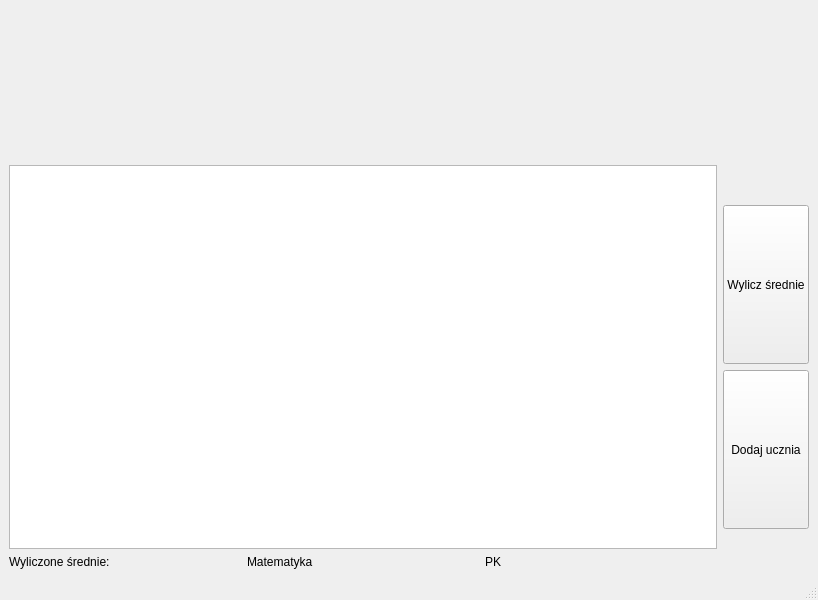
<?xml version="1.0" encoding="UTF-8"?>
<ui version="4.0">
 <class>MainWindow</class>
 <widget class="QMainWindow" name="MainWindow">
  <property name="geometry">
   <rect>
    <x>0</x>
    <y>0</y>
    <width>818</width>
    <height>600</height>
   </rect>
  </property>
  <property name="windowTitle">
   <string>MainWindow</string>
  </property>
  <property name="autoFillBackground">
   <bool>false</bool>
  </property>
  <widget class="QWidget" name="centralwidget">
   <layout class="QGridLayout" name="gridLayout_5">
    <item row="0" column="0">
     <layout class="QGridLayout" name="gridLayout_4">
      <item row="0" column="1">
       <widget class="QLabel" name="logo_pix">
        <property name="sizePolicy">
         <sizepolicy hsizetype="Expanding" vsizetype="MinimumExpanding">
          <horstretch>0</horstretch>
          <verstretch>0</verstretch>
         </sizepolicy>
        </property>
        <property name="maximumSize">
         <size>
          <width>500</width>
          <height>150</height>
         </size>
        </property>
        <property name="text">
         <string/>
        </property>
        <property name="scaledContents">
         <bool>true</bool>
        </property>
        <property name="alignment">
         <set>Qt::AlignLeading|Qt::AlignLeft|Qt::AlignVCenter</set>
        </property>
       </widget>
      </item>
      <item row="0" column="0">
       <spacer name="horizontalSpacer">
        <property name="orientation">
         <enum>Qt::Horizontal</enum>
        </property>
        <property name="sizeHint" stdset="0">
         <size>
          <width>40</width>
          <height>20</height>
         </size>
        </property>
       </spacer>
      </item>
      <item row="0" column="2">
       <spacer name="horizontalSpacer_2">
        <property name="orientation">
         <enum>Qt::Horizontal</enum>
        </property>
        <property name="sizeType">
         <enum>QSizePolicy::Expanding</enum>
        </property>
        <property name="sizeHint" stdset="0">
         <size>
          <width>40</width>
          <height>20</height>
         </size>
        </property>
       </spacer>
      </item>
     </layout>
    </item>
    <item row="1" column="0">
     <layout class="QHBoxLayout" name="horizontalLayout_2">
      <item>
       <layout class="QVBoxLayout" name="verticalLayout_3">
        <property name="sizeConstraint">
         <enum>QLayout::SetDefaultConstraint</enum>
        </property>
        <item>
         <layout class="QGridLayout" name="gridLayout_2">
          <item row="0" column="0">
           <widget class="QTableWidget" name="stud_mark_Table"/>
          </item>
         </layout>
        </item>
        <item>
         <layout class="QHBoxLayout" name="horizontalLayout">
          <item>
           <widget class="QLabel" name="avg_Lbl">
            <property name="text">
             <string>Wyliczone średnie:</string>
            </property>
           </widget>
          </item>
          <item>
           <widget class="QLabel" name="avg1_Lbl">
            <property name="text">
             <string>Matematyka</string>
            </property>
           </widget>
          </item>
          <item>
           <widget class="QLabel" name="avg2_Lbl">
            <property name="text">
             <string>PK</string>
            </property>
           </widget>
          </item>
         </layout>
        </item>
       </layout>
      </item>
      <item>
       <layout class="QVBoxLayout" name="verticalLayout">
        <item>
         <spacer name="verticalSpacer_2">
          <property name="orientation">
           <enum>Qt::Vertical</enum>
          </property>
          <property name="sizeType">
           <enum>QSizePolicy::Maximum</enum>
          </property>
          <property name="sizeHint" stdset="0">
           <size>
            <width>20</width>
            <height>40</height>
           </size>
          </property>
         </spacer>
        </item>
        <item>
         <widget class="QPushButton" name="count_avg_Btn">
          <property name="sizePolicy">
           <sizepolicy hsizetype="Minimum" vsizetype="Minimum">
            <horstretch>0</horstretch>
            <verstretch>0</verstretch>
           </sizepolicy>
          </property>
          <property name="text">
           <string>Wylicz średnie</string>
          </property>
         </widget>
        </item>
        <item>
         <widget class="QPushButton" name="add_stud_Btn">
          <property name="sizePolicy">
           <sizepolicy hsizetype="Minimum" vsizetype="Minimum">
            <horstretch>0</horstretch>
            <verstretch>0</verstretch>
           </sizepolicy>
          </property>
          <property name="text">
           <string>Dodaj ucznia</string>
          </property>
         </widget>
        </item>
        <item>
         <spacer name="verticalSpacer">
          <property name="orientation">
           <enum>Qt::Vertical</enum>
          </property>
          <property name="sizeType">
           <enum>QSizePolicy::Maximum</enum>
          </property>
          <property name="sizeHint" stdset="0">
           <size>
            <width>20</width>
            <height>40</height>
           </size>
          </property>
         </spacer>
        </item>
       </layout>
      </item>
     </layout>
    </item>
   </layout>
  </widget>
  <widget class="QMenuBar" name="menubar">
   <property name="geometry">
    <rect>
     <x>0</x>
     <y>0</y>
     <width>818</width>
     <height>21</height>
    </rect>
   </property>
  </widget>
  <widget class="QStatusBar" name="statusbar"/>
 </widget>
 <resources/>
 <connections/>
</ui>
